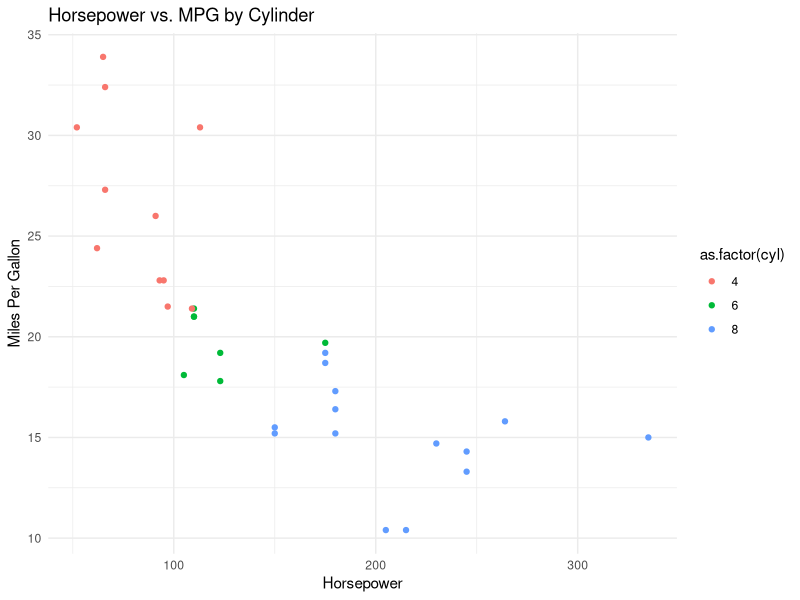

The R source for this figure:
# Load ggplot2 package
library(ggplot2)

# Creating a scatterplot with ggplot2
ggplot(data = mtcars, aes(x = hp, y = mpg, color = as.factor(cyl))) +
  geom_point() +
  labs(title = "Horsepower vs. MPG by Cylinder",
       x = "Horsepower",
       y = "Miles Per Gallon") +
  theme_minimal()
